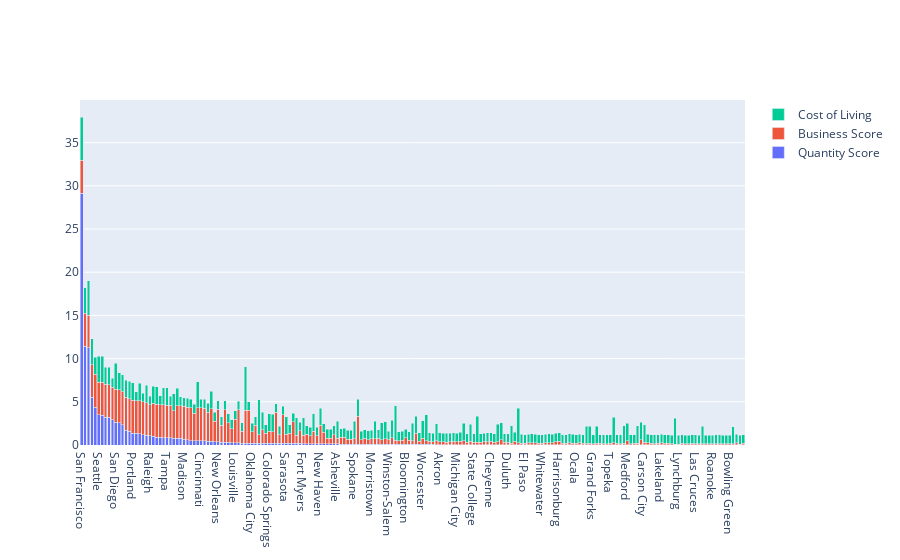

Write notebook code for a chart like this one.
### Code cell
k_df_bsb = k_df2.sort_values(by=['Cost of Living Index'], ascending = False)
fig = go.Figure(data=[
    go.Bar(name='Quantity Score',x=k_df2['City'],y=k_df2['Quantity score']),
    go.Bar(name='Business Score',x=k_df2['City'],y=k_df2['Business Score']),
    go.Bar(name='Cost of Living',x=k_df2['City'],y=k_df2['Bucket'])
])
# Change the bar mode
fig.update_layout(barmode='stack')
fig.show()

### Figure 1 — Plotly figure (JSON) as saved in the notebook; plotly's stock layout.template omitted (floating-point values rounded to 4 significant figures; data arrays with more than 128 entries replaced by an {"elided": "..."} marker saying what was removed)
{"data": [{"name": "Quantity Score", "type": "bar", "x": {"elided": "195 str values"}, "y": {"elided": "195 float values"}}, {"name": "Business Score", "type": "bar", "x": {"elided": "195 str values"}, "y": {"elided": "195 float values"}}, {"name": "Cost of Living", "type": "bar", "x": {"elided": "195 str values"}, "y": {"elided": "195 int values"}}], "layout": {"barmode": "stack"}}
